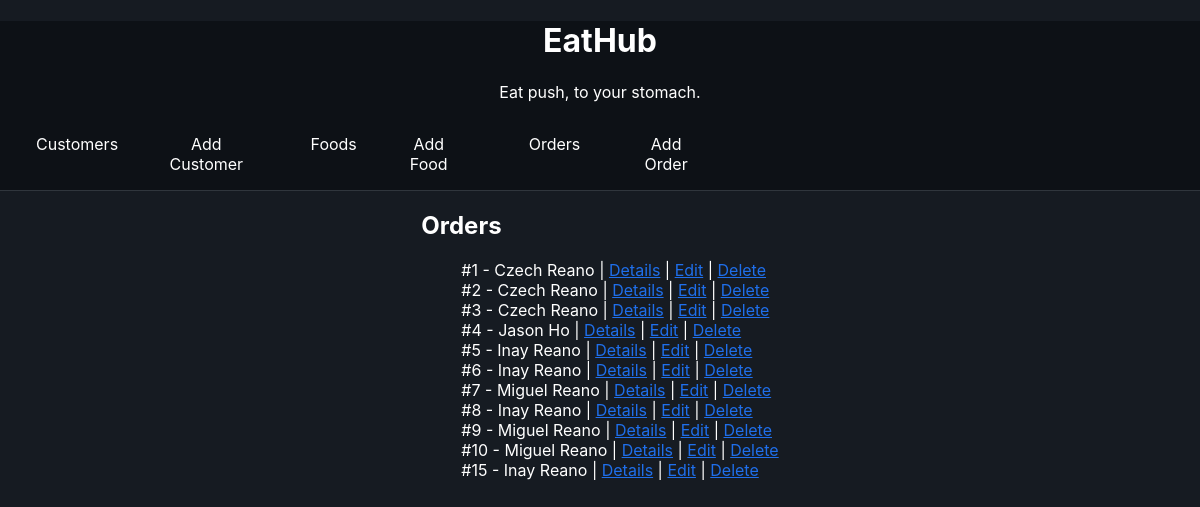
The app's page /webkiosk/orders/, older data.
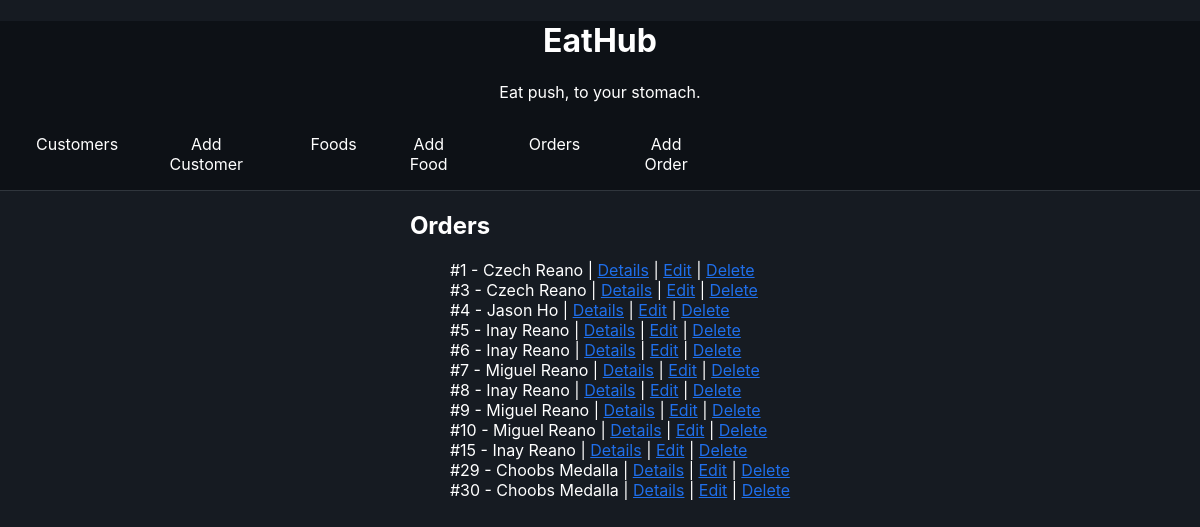
The same page, newer data.
### webkiosk/models.py (models this page shows, shortened)
class Order(models.Model):
    CHOICES = [
        ('Cash','Cash'),
        ('Card','Card'),
        ('Digitalwallet','Digital Wallet'),
    ]
    orderdatetime = models.DateTimeField(auto_now_add=True)
    paymentmode = models.CharField(max_length=15, choices=CHOICES)
    customer = models.ForeignKey(Customer, on_delete=models.CASCADE)

class Customer(models.Model):
    firstname = models.CharField(max_length=20)
    lastname = models.CharField(max_length=20)
    date_joined = models.DateTimeField(auto_now_add=True)

### webkiosk/views.py (the view)
# urls.py: path('orders/', views.listorders, name='order-list'),
def listorders(request):
    orderlist = Order.objects.all()
    context = {'orderlist': orderlist}
    return render(request, "webkiosk/order_list.html", context)

### webkiosk/templates/webkiosk/order_list.html (shortened to what this page needs)
{% extends 'webkiosk/base_template.html' %}
{% block maincontent %}
<h2>Orders</h2>
<ul class="list-style-none">
    {% for order in orderlist %}
        <li>#{{order.id}} - {{ order.customer.firstname}} {{order.customer.lastname}} |
            <a href="{% url 'webkiosk:order-details' order.id %}">Details</a> |
            <a href="{% url 'webkiosk:order-edit' order.id %}">Edit</a> |
            <a href="{% url 'webkiosk:order-delete' order.id %}">Delete</a>
        </li>
    {% endfor %}
</ul>
{% endblock %}

Row changes from the older to the newer data that the page shows:
removed Order: id "2", customer.firstname "Czech", customer.lastname "Reano"
added Order: id "29", customer.firstname "Choobs", customer.lastname "Medalla"
added Order: id "30", customer.firstname "Choobs", customer.lastname "Medalla"
